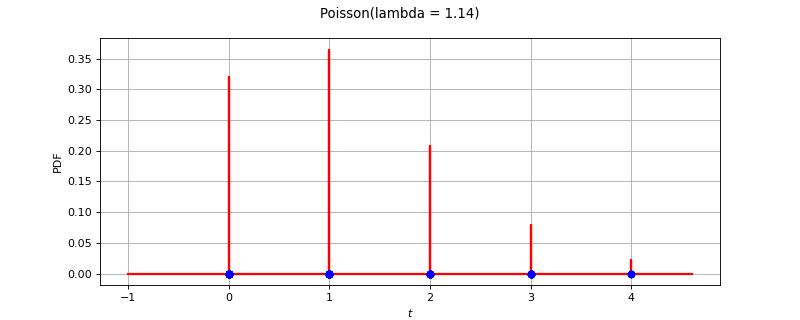

This chart was generated by the following Python code:
import openturns as ot
from matplotlib import pyplot as plt
from openturns.viewer import View
ot.RandomGenerator.SetSeed(0)
factory = ot.PoissonFactory()
ref = factory.build()
dimension = ref.getDimension()
if dimension <= 2:
    if dimension == 1:
        sample = ref.getSample(50)
        distribution = factory.build(sample)
        distribution.setDescription(['$t$'])
        pdf_graph = distribution.drawPDF(256)
        cloud = ot.Cloud(sample, ot.Sample(sample.getSize(), 1))
        cloud.setColor('blue')
        cloud.setPointStyle('fcircle')
        pdf_graph.add(cloud)
        pdf_graph.setTitle(str(distribution))
        fig = plt.figure(figsize=(10, 4))
        pdf_axis = fig.add_subplot(111)
        View(pdf_graph, figure=fig, axes=[pdf_axis], add_legend=False)
    else:
        sample = ref.getSample(500)
        distribution = factory.build(sample)
        distribution.setDescription(['$t_0$', '$t_1$'])
        pdf_graph = distribution.drawPDF([256]*2)
        cloud = ot.Cloud(sample)
        cloud.setColor('red')
        cloud.setPointStyle('fcircle')
        pdf_graph.add(cloud)
        pdf_graph.setTitle(str(distribution))
        fig = plt.figure(figsize=(10, 4))
        pdf_axis = fig.add_subplot(111)
        View(pdf_graph, figure=fig, axes=[pdf_axis], add_legend=False, square_axes=True)
